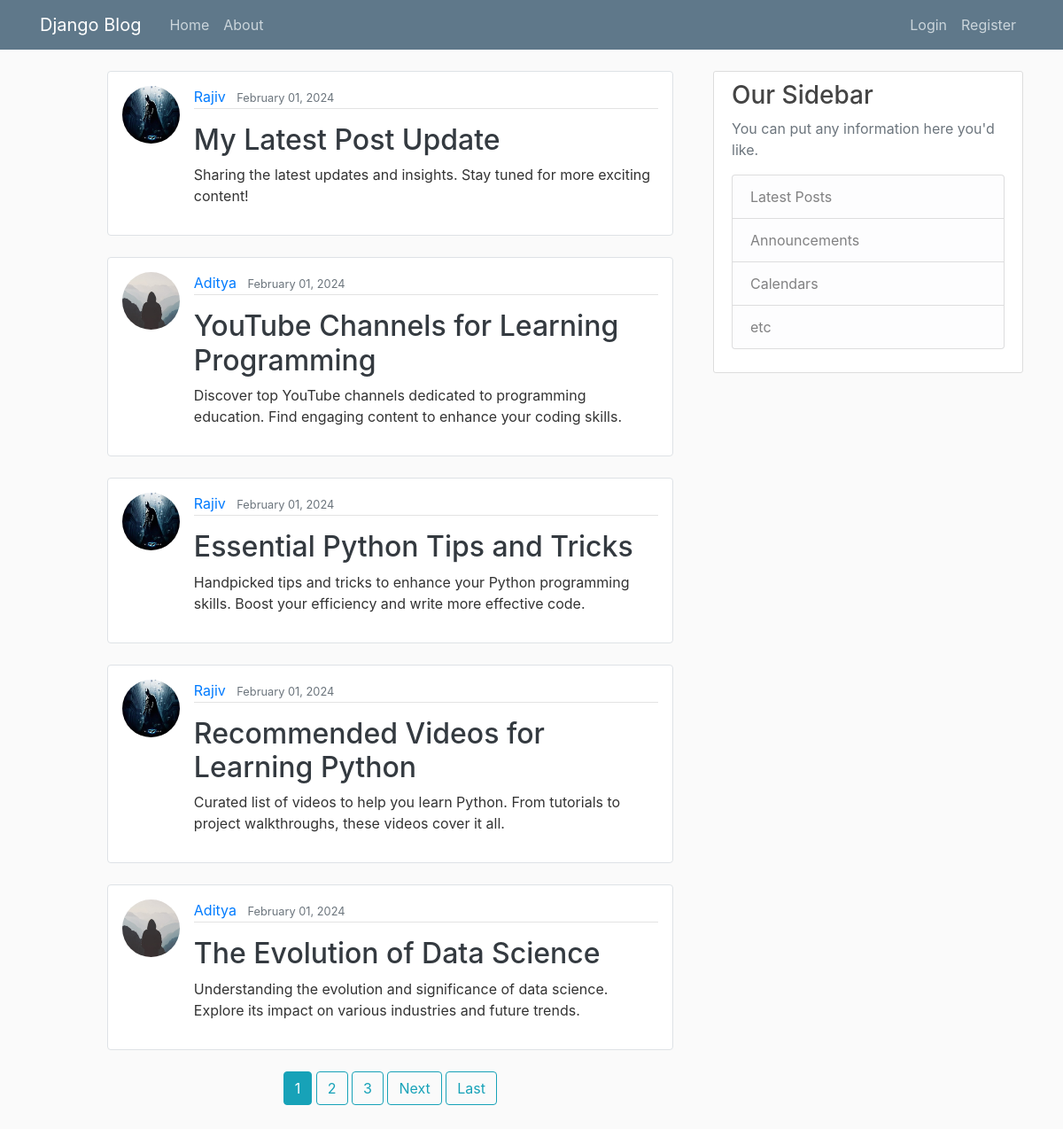
The page / on the database its author committed.
### blog/models.py (models this page shows, shortened)
class Post(models.Model):
    title = models.CharField(max_length = 100)
    content = models.TextField()
    date_posted = models.DateTimeField(default = timezone.now)
    author = models.ForeignKey(User, on_delete = models.CASCADE)

### users/models.py (models this page shows, shortened)
class Profile(models.Model):
    user = models.OneToOneField(User, on_delete = models.CASCADE)
    image = models.ImageField(default='default.jpg', upload_to='profile_pics')

### blog/views.py (the view)
# urls.py: path('', PostListView.as_view(), name='blog-home'),
class PostListView(ListView):
    model = Post
    template_name = 'blog/home.html'  # <app>/<model>_<viewtype>.html
    context_object_name = 'posts'
    ordering = ['-date_posted']
    paginate_by = 5

### blog/templates/blog/home.html (shortened to what this page needs)
{% extends "blog/base.html" %}
{% block content %}
<div class="container mt-0">
    <div class="row">
        <div class="col-md-11 offset-md-1">
            {% for post in posts %}
            <article class="media content-section mb-4 border p-3 rounded">
                <img class="rounded-circle article-img mr-md-3 mb-3" src="{{ post.author.profile.image.url }}" alt="Author Image">
                <div class="media-body">
                    <div class="article-metadata mb-2">
                        <a class="mr-2" href="{% url 'user-posts' post.author.username %}">{{ post.author }}</a>
                        <small class="text-muted">{{ post.date_posted|date:"F d, Y" }}</small>
                    </div>
                    <h2 class="article-title mt-3">
                        <a class="text-dark" href="{% url 'post-detail' post.id %}">{{ post.title }}</a>
                    </h2>
                    <p class="article-content">{{ post.content }}</p>
                </div>
            </article>
            {% endfor %}
            <div class="form-group text-center">
                {% if is_paginated %}
                    {% for num in page_obj.paginator.page_range %}
                        {% if page_obj.number == num %}
                            <a class='btn btn-info mb-4' href="?page={{ num }}">{{ num }}</a>
                        {% elif num > page_obj.number|add:'-3' and num < page_obj.number|add:'3' %}
                            <a class='btn btn-outline-info mb-4' href="?page={{num}}">{{ num }}</a>
                        {% endif %}
                    {% endfor %}
                    {% if page_obj.has_next %}
                        <a class='btn btn-outline-info mb-4' href="?page={{ page_obj.next_page_number }}">Next</a>
                        <a class='btn btn-outline-info mb-4' href="?page={{ page_obj.paginator.num_pages }}">Last</a>
                    {% endif %}
            </div>
                {% endif %}
        </div>
    </div>
</div>
{% endblock content %}

### blog/templates/blog/base.html (shortened to what this page needs)
{% load static %}
<!DOCTYPE html>
<html>
<head>
    <link rel="stylesheet" href="https://maxcdn.bootstrapcdn.com/bootstrap/4.0.0/css/bootstrap.min.css">
    <link rel="stylesheet" type="text/css" href="{% static 'blog/main.css' %}">
</head>
<body>
    <header class="site-header">
      <nav class="navbar navbar-expand-md navbar-dark bg-steel fixed-top">
        <div class="container">
          <a class="navbar-brand mr-4" href="{% url 'blog-home' %}">Django Blog</a>
          <div class="collapse navbar-collapse" id="navbarToggle">
            <div class="navbar-nav mr-auto">
              <a class="nav-item nav-link" href="{% url 'blog-home' %}">Home</a>
              <a class="nav-item nav-link" href="{% url 'blog-about' %}">About</a>
            </div>
            <div class="navbar-nav">
              {% if user.is_authenticated %}
                <a class="nav-item nav-link" href="{% url 'post-create' %}">New Post</a>
                <a class="nav-item nav-link" href="{% url 'profile' %}">Profile</a>
                <a class="nav-item nav-link" href="{% url 'logout' %}">Logout</a>
              {% else %}
                <a class="nav-item nav-link" href="{% url 'login' %}">Login</a>
                <a class="nav-item nav-link" href="{% url 'register' %}">Register</a>
              {% endif %}
            </div>
          </div>
        </div>
      </nav>
    </header>
    <main role="main" class="container">
      <div class="row">
        <div class="col-md-8">
          {% block content %}{% endblock %}
        </div>
        <div class="col-md-4">
          <div class="content-section">
            <h3>Our Sidebar</h3>
            <p class='text-muted'>You can put any information here you'd like.
              <ul class="list-group">
                <li class="list-group-item list-group-item-light">Latest Posts</li>
                <li class="list-group-item list-group-item-light">Announcements</li>
                <li class="list-group-item list-group-item-light">Calendars</li>
                <li class="list-group-item list-group-item-light">etc</li>
              </ul>
            </p>
          </div>
        </div>
      </div>
    </main>
</body>
</html>

### blog/static/blog/main.css (style rules this page uses)
body { background: #fafafa; color: #333333; margin-top: 5rem; }
h1, h2, h3, h4, h5, h6 { color: #444444; }
ul { margin: 0; }
.bg-steel { background-color: #5f788a; }
.site-header .navbar-nav .nav-link { color: #cbd5db; }
.content-section { background: #ffffff; padding: 10px 20px; border: 1px solid #dddddd; border-radius: 3px; margin-bottom: 20px; }
.article-title { color: #444444; }
.article-content { white-space: pre-line; }
.article-img { height: 65px; width: 65px; margin-right: 16px; }
.article-metadata { padding-bottom: 1px; margin-bottom: 4px; border-bottom: 1px solid #e3e3e3 }

### rows shown on the page
Post: author.profile.image (picture), author "Rajiv", date_posted "February 01, 2024", title "My Latest Post Update", content "Sharing the latest updates and insights. Stay tuned for more exciting content!"
Post: author.profile.image (placeholder picture), author "Aditya", date_posted "February 01, 2024", title "YouTube Channels for Learning Programming", content "Discover top YouTube channels dedicated to programming education. Find engaging content to enhance your coding skills."
Post: author.profile.image (picture), author "Rajiv", date_posted "February 01, 2024", title "Essential Python Tips and Tricks", content "Handpicked tips and tricks to enhance your Python programming skills. Boost your efficiency and write more effective code."
Post: author.profile.image (picture), author "Rajiv", date_posted "February 01, 2024", title "Recommended Videos for Learning Python", content "Curated list of videos to help you learn Python. From tutorials to project walkthroughs, these videos cover it all."
Post: author.profile.image (placeholder picture), author "Aditya", date_posted "February 01, 2024", title "The Evolution of Data Science", content "Understanding the evolution and significance of data science. Explore its impact on various industries and future trends."

### other values the page prints
{{ num }} "1"
{{ num }} "2" "3"
